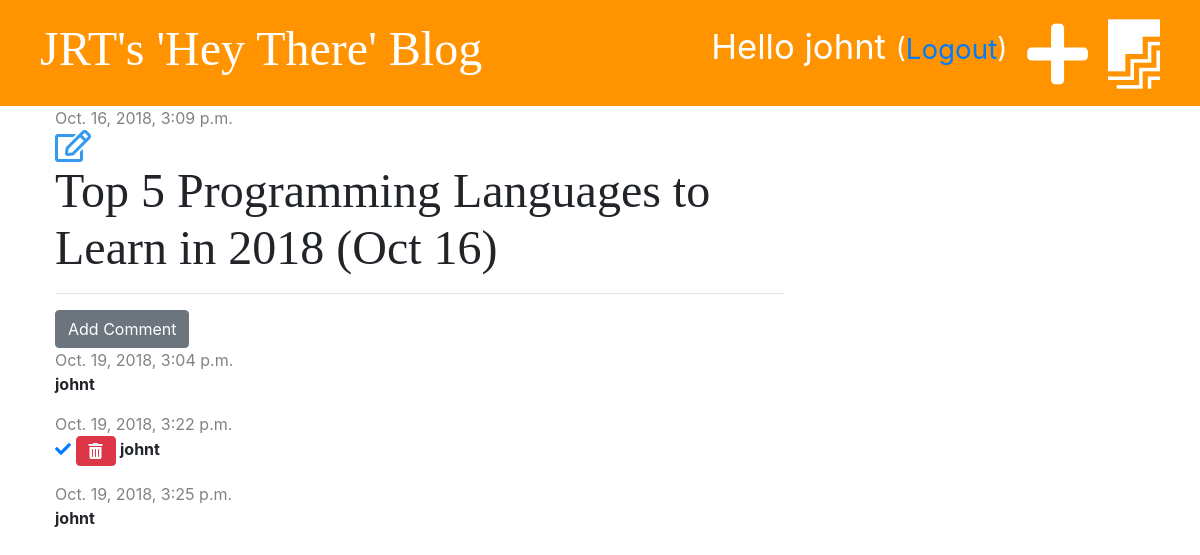
Page /post/2/ (signed in) on the committed database.
### blog/models.py (models this page shows, shortened)
class Post(models.Model):
    author = models.ForeignKey('auth.User', on_delete=models.CASCADE)
    title = models.CharField(max_length=200)
    text = models.TextField()
    created_date = models.DateTimeField(default=timezone.now)
    published_date = models.DateTimeField(blank=True, null=True)

class Comment(models.Model):
    post = models.ForeignKey('blog.Post', on_delete=models.CASCADE, related_name='comments')
    author = models.CharField(max_length=200)
    text = models.TextField()
    created_date = models.DateTimeField(default=timezone.now)
    approved = models.BooleanField(default=False)

### blog/views.py (the view)
# urls.py: path('post/<int:pk>/', views.post_detail, name='post_detail'),
def post_detail(request, pk):
    post = get_object_or_404(Post, pk=pk)
    stuff_for_front_end = {'post': post}
    return render(request, 'blog/post_detail.html', stuff_for_front_end)

### blog/templatetags/markdownify.py (called while the page is built)
@register.filter
def markdown(value):
    renderer = HighlightRenderer()
    markdown = mistune.Markdown(renderer=renderer)
    return markdown(value)

### blog/templates/blog/post_detail.html (shortened to what this page needs)
{% extends 'blog/base.html' %}
{% load markdownify %}
{% block content %}
    <div class="post">
        {% if post.published_date %}
            <div class="date">
                {{ post.published_date }}
            </div>
            {% else %}
        <a href="{% url 'post_publish' pk=post.pk %}" class="btn btn-primary">Publish</a>
        {% endif %}
        {% if user.is_authenticated %}
            <a href="{% url 'post_edit' pk=post.pk %}"><i class="far fa-edit fa-2x" style="color: #339af0;"></i></a>
        {% endif %}
        <h1>{{ post.title }}</h1>
        <hr>
        <a href="{% url 'add_comment_to_post' pk=post.pk %}" class="btn btn-secondary">Add Comment</a>
        {% for comment in post.comments.all %}
            {% if user.is_authenticated or comment.approved %}
                <div class="comment">
                    <div class="date">
                        {{ comment.created_date }}
                    </div>
                    {% if not comment.approved and user.is_superuser %}
                        <a href="{% url 'comment_approve' pk=comment.pk %}"><i class="fas fa-check"></i></a>
                        <a href="{% url 'comment_remove' pk=comment.pk %}" class="btn btn-danger"><i class="fas fa-trash-alt"></i></a>
                    {% endif %}
                    <strong>{{ comment.author }}</strong>
                    </div>
            {% endif %}
        {% empty %}
            <p>No comments yet...</p>
        {% endfor %}
    </div>
{% endblock %}

### blog/templates/blog/base.html (shortened to what this page needs)
{% load staticfiles %}
<html>
<head>
    <link rel="stylesheet" href="https://stackpath.bootstrapcdn.com/bootstrap/4.1.3/css/bootstrap.min.css">
    <link rel="stylesheet" href="{% static 'css/blog.css' %}">
    <link rel="stylesheet" href="https://use.fontawesome.com/releases/v5.4.1/css/all.css">
    <link rel="stylesheet" href="{% static 'css/zenburn.css' %}">
</head>
<body>
<div class="page-header">
    {% if user.is_authenticated %}
        <a href="{% url 'post_draft_list' %}" class="top-menu"><i class="fab fa-firstdraft fa-2x" style="color: white"></i></a>
        <a href="{% url 'post_new' %}" class="top-menu"><i class="fas fa-plus fa-2x" style="color: white"></i></a>
        <p class="top-menu">Hello {{ user.username }} <small>(<a href="{% url 'logout' %}">Logout</a>)</small></p>
    {% else %}
        <a href="{% url 'login' %}" class="top-menu"><i class="fas fa-sign-in-alt fa-2x" style="color: white"></i></a>
    {% endif %}
    <h1><a href="/">JRT's 'Hey There' Blog</a></h1>
</div>
<div class="content container">
    <div class="row">
        <div class="col-md-8">
            {% block content %}
            {% endblock %}
         </div>
    </div>
</div>
</body>
</html>

### blog/static/css/blog.css (style rules this page uses)
.page-header { background-color: #ff9400; margin-top: 0; padding: 20px 20px 20px 40px; }
.page-header h1, .page-header h1 a { color: #ffffff; font-size: 36pt; text-decoration: none; }
.content { margin-left: 40px; }
h1, h2, h3, h4 { font-family: 'Tangerine', 'Inconsolata', 'Droid Sans', serif; font-size: 48px; }
.date { color: #828282; }
.post { margin-bottom: 70px; }
.top-menu, top-menu:hover { color: #ffffff; float: right; font-size: 26pt; margin-right: 20px; }
.comment { margin: 20px 0x 20px 20px; }

### rows in the picture
Post: published_date "Oct. 16, 2018, 3:09 p.m.", title "Top 5 Programming Languages to Learn in 2018 (Oct 16)"
Comment: created_date "Oct. 19, 2018, 3:04 p.m.", author "johnt"
Comment: created_date "Oct. 19, 2018, 3:22 p.m.", approved False (drawn), author "johnt"
Comment: created_date "Oct. 19, 2018, 3:25 p.m.", author "johnt"

### other values in the picture
{{ user.username }} "johnt"
